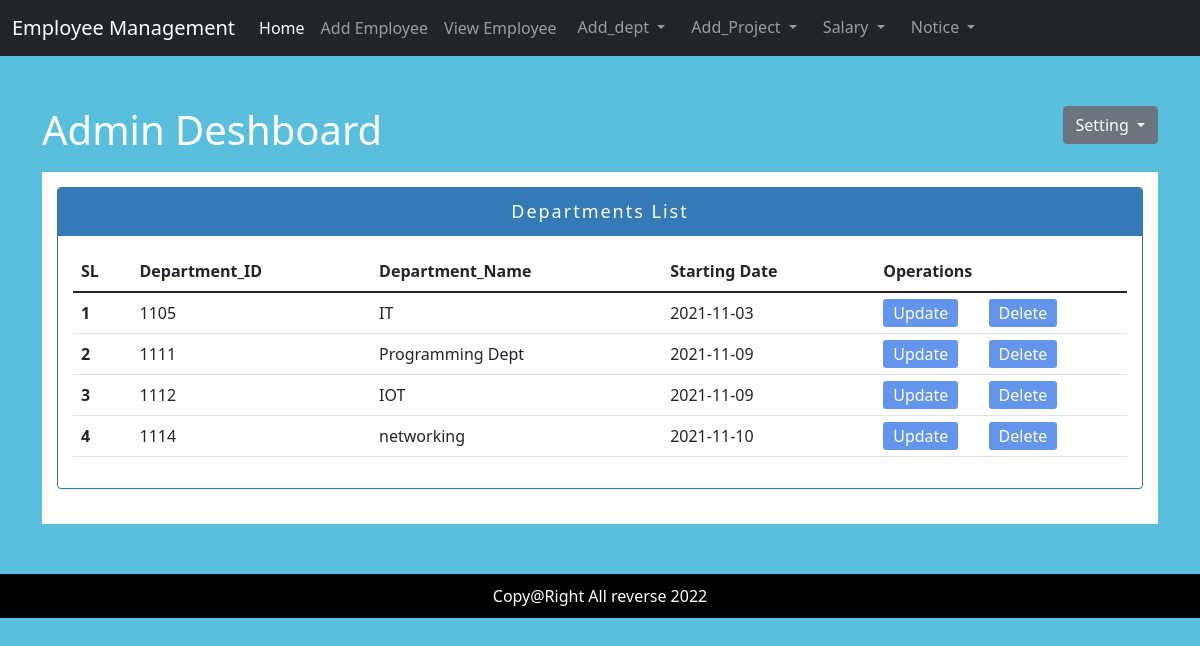
Screenshot of /view-department.php (signed in) with the database file from the repository.
### tables this page shows
CREATE TABLE `department` (
  `id` int(11) NOT NULL,
  `dept_id` varchar(50) NOT NULL,
  `dept_name` varchar(50) NOT NULL,
  `mgr_start_date` varchar(50) NOT NULL
);

### view-department.php (the view, shortened to what this page needs)
<?php
  include 'connection/db.php';
?>
 <?php include 'inc/header.php'; ?>
    <section style="margin-bottom: 10px;" id="">
      <div class="container">
        <?php include 'inc/sessionoutbtn.php'; ?>
      </div>
    </section>
    <section id="body">
      <div class="container">
        <div class="row">
          <div class="col-md-12">
            <div class="from-1">
               <div class="panel panel-primary">
                  <div class="panel-heading">Departments List</div>
                  <div class="panel-body">
                    <table class="table table-hover">
                      <thead>
                        <tr>
                          <th scope="col">SL</th>
                          <th scope="col">Department_ID</th>
                          <th scope="col">Department_Name</th>
                          <th scope="col">Starting Date</th>
                          <th colspan="2" scope="col">Operations</th>
                        </tr>
                      </thead>
                      <tbody>
                        <?php
                          $sql  = "SELECT * from department";
                            $i = 0;
                            $result = mysqli_query($cn, $sql);
                              while ($row = mysqli_fetch_array($result)) {
                              $i++;
                          ?>
                        <tr>
                          <th scope="row"><?php echo $i ?></th>
                          <td><?php echo $row['dept_id']; ?></td>
                          <td><?php echo $row['dept_name']; ?></td>
                          <td><?php echo $row['mgr_start_date']; ?></td>
                          <td width="10%"><a id="btn1" href="updateDept.php?edit=<?php echo $row['id']; ?>">Update</a></td>
                          <td><a id="btn1" onclick="window.confirm('You are delete this data');" href="view-department.php?del=<?php echo $row['id']; ?>">Delete</a></td>
                          <?php } ?>
                        </tr>
                      </tbody>
                    </table>
                  </div>
              </div>
              </div>
            </div>
          </div>
      </div>
    </section>
    <?php include 'inc/footer.php' ?>

### css/login.css (style rules this page uses)
body { background: #04C582; }
a { text-decoration: none; }

### css/style.css (style rules this page uses)
body { background: #59BFDC !important; }
#btn1 { background: cornflowerblue; color: white; padding: 3px 10px; text-decoration: none; border-radius: 3px; }
.from-1 { background: white; width: 100%; padding: 15px; margin-bottom: 20px; }
.panel-primary { border-color: #337ab7 !important; }
.panel { margin-bottom: 20px; background-color: #fff; border: 1px solid transparent; border-radius: 4px; -webkit-box-shadow: 0 1px 1px rgba(0,0,0,.05); box-shadow: 0 1px 1px rgba(0,0,0,.05); }
.panel-primary>.panel-heading { color: #fff; background-color: #337ab7; border-color: #337ab7; }
.panel-heading { padding: 10px 15px; border-bottom: 1px solid transparent; border-top-left-radius: 3px; border-top-right-radius: 3px; text-align: center; font-size: 18px; letter-spacing: 2px; }
.panel-body { padding: 15px; }

### rows the page displays
department: dept_id "1105", dept_name "IT", mgr_start_date "2021-11-03"
department: dept_id "1111", dept_name "Programming Dept", mgr_start_date "2021-11-09"
department: dept_id "1112", dept_name "IOT", mgr_start_date "2021-11-09"
department: dept_id "1114", dept_name "networking", mgr_start_date "2021-11-10"
